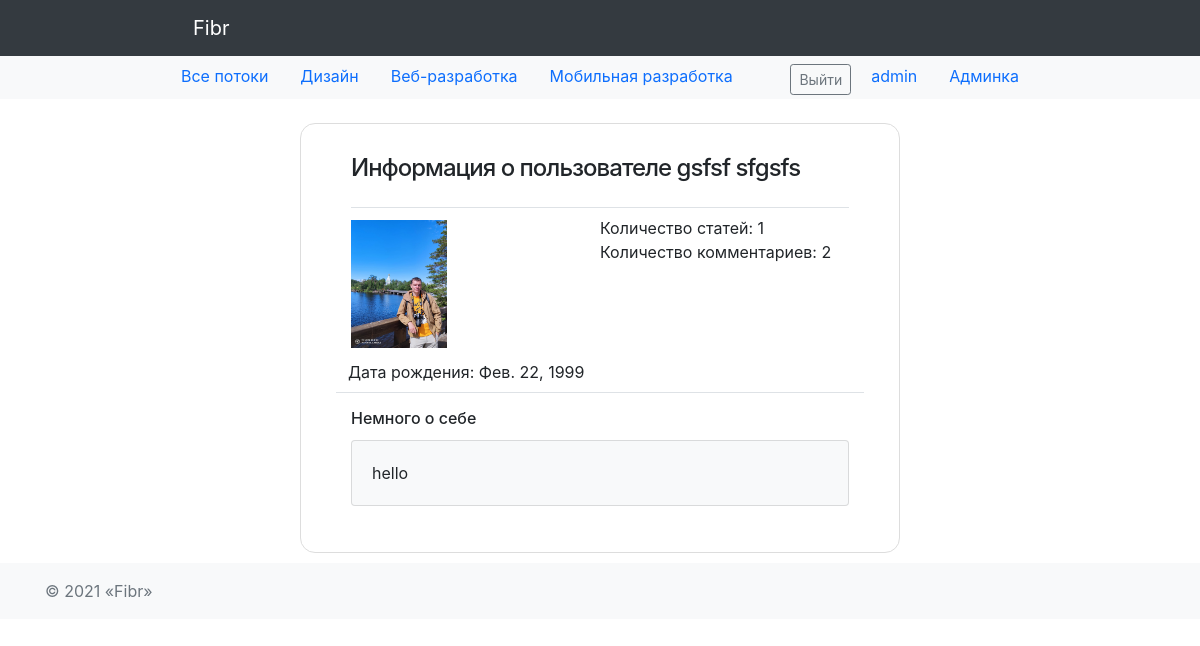
Page /auth/user_info/20/ (signed in) on the earlier database version.
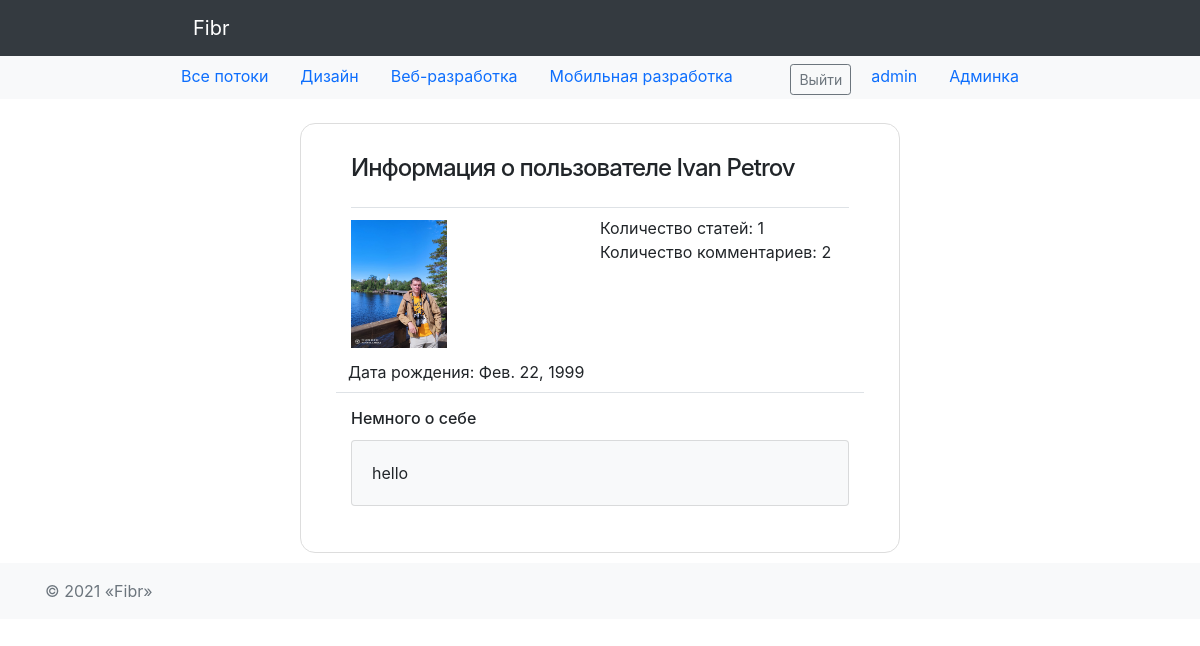
Same page on the later database version.
### authapp/models.py (models this page shows, shortened)
class User(AbstractUser):
    image = models.ImageField(upload_to='users_avatars', blank=True, default='users_avatars/default.jpg')
    birthday = models.DateField(blank=True, null=True)
    is_moderator = models.BooleanField(default=False)

class UserProfile(models.Model):
    MALE = 'M'
    FEMALE = 'W'
    GENDER_CHOICES = (
        (MALE, 'М'),
        (FEMALE, 'Ж'),
    )
    user = models.OneToOneField(User, unique=True, null=False, db_index=True, on_delete=models.CASCADE)
    about_me = models.TextField(blank=True, max_length=512, verbose_name='обо мне')
    gender = models.CharField(max_length=1, choices=GENDER_CHOICES, blank=True, verbose_name='пол')

### authapp/views.py (the view)
# urls.py: path('user_info/<int:pk>/', authapp.UserInfoView.as_view(), name='user_info'),
class UserInfoView(LoginRequiredMixin, ListView):
    model = User
    template_name = 'authapp/user_profile.html'
    def get_context_data(self, **kwargs):
        context = super().get_context_data(**kwargs)
        context['user_info'] = get_object_or_404(User, pk=self.kwargs['pk'])
        context['user_profile'] = get_object_or_404(UserProfile, user=self.kwargs['pk'])
        context['comments_count'] = Comment.objects.filter(user=self.kwargs['pk']).count()
        context['article_count'] = Article.objects.filter(user=self.kwargs['pk']).count()
        return context

### article/models.py (called while the page is built)
    @staticmethod
    def get_moderated_articles():
        return Article.objects.filter(is_active=True, is_moderated=True)

### context_processor.py (called while the page is built)
def topic_list(request):
    return {"topic_list": Topic.objects.all()}

def moderated_article_count(self):
    return {'moderated_articles_count': Article.get_moderated_articles().count()}

### authapp/templates/authapp/user_profile.html (shortened to what this page needs)
{% extends 'authapp/base.html' %}
{% load static %}
{% block content %}
    {% load bootstrap4 %}
    {% bootstrap_css %}
<div class="container">
    <div class="row justify-content-md-center">
        <div class="col-8">
            <div class="wrapper bg-white mt-sm-4">
                <h4 class="pb-4 border-bottom">Информация о пользователе {{ user_info.first_name }} {{ user_info.last_name }}</h4>
                    <div class="row justify-content-md-justify border-bottom">
                        <div class="col-6 py-1">
                            <div class="d-flex align-items-start">
                                    <img src="{{user_info.image.url}}" height="128">
                            </div>
                        </div>
                        <div class="col-6">
                            <div class="row justify-content-start">
                                Количество статей: {{ article_count }}<br>
                                Количество комментариев: {{ comments_count }}
                            </div>
                        </div>
                        <div class="row py-2">
                            <div class="col-md-auto pt-md-0 pt-3">Дата рождения: {{ user_info.birthday }}
                            </div>
                        </div>
                    </div>
                <h6 class="card-title mt-3">Немного о себе</h6>
                <div class="card bg-light mb-3" style="max-width: 36rem;">
                    <div class="card-body">
                        <p class="card-text">{{ user_info.userprofile.about_me }}</p>
                    </div>
                </div>
            </div>
        </div>
    </div>
</div>
{% endblock %}

Differences in the rows shown:
changed User "hello": first_name "gsfsf" → "Ivan"; last_name "sfgsfs" → "Petrov"
